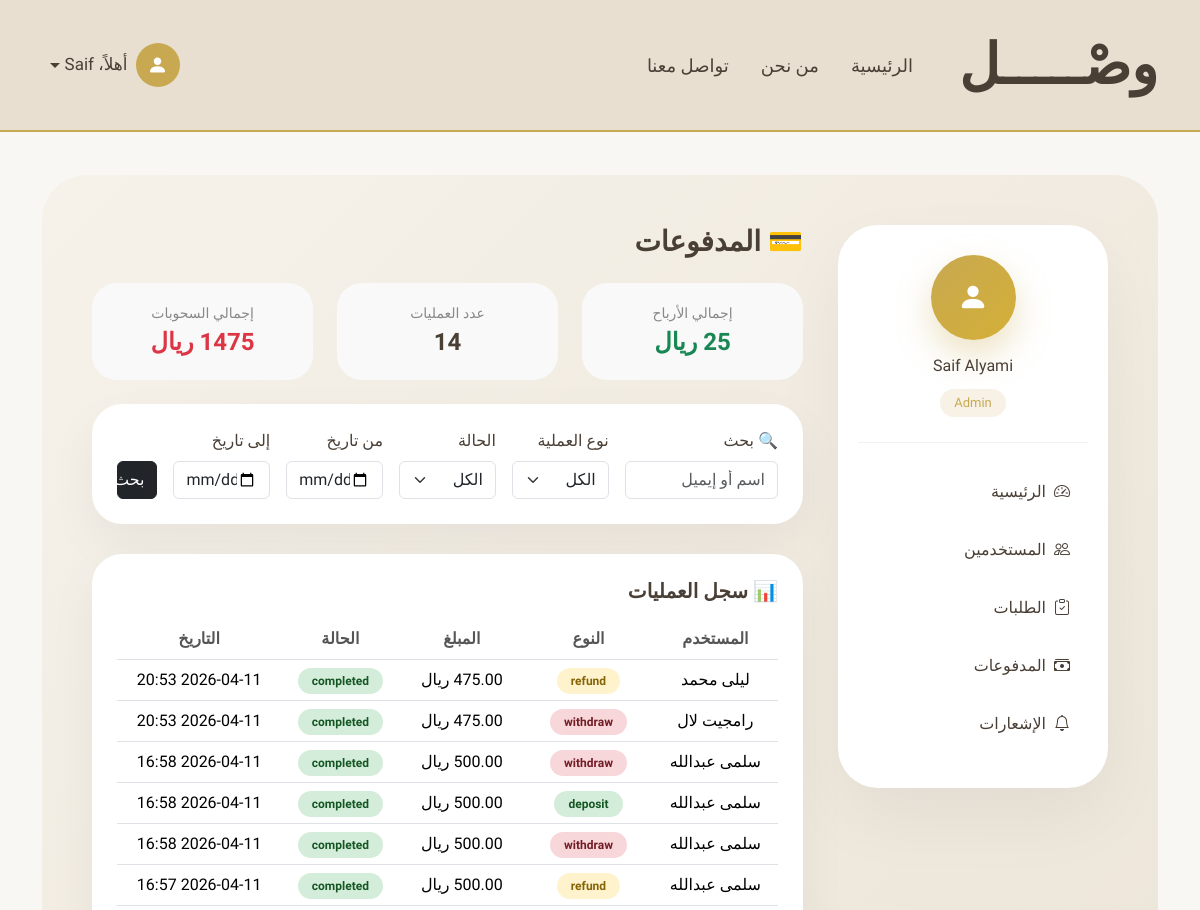
/admin-panel/payments/ (signed in, upper part), run on an earlier commit of the app's database.
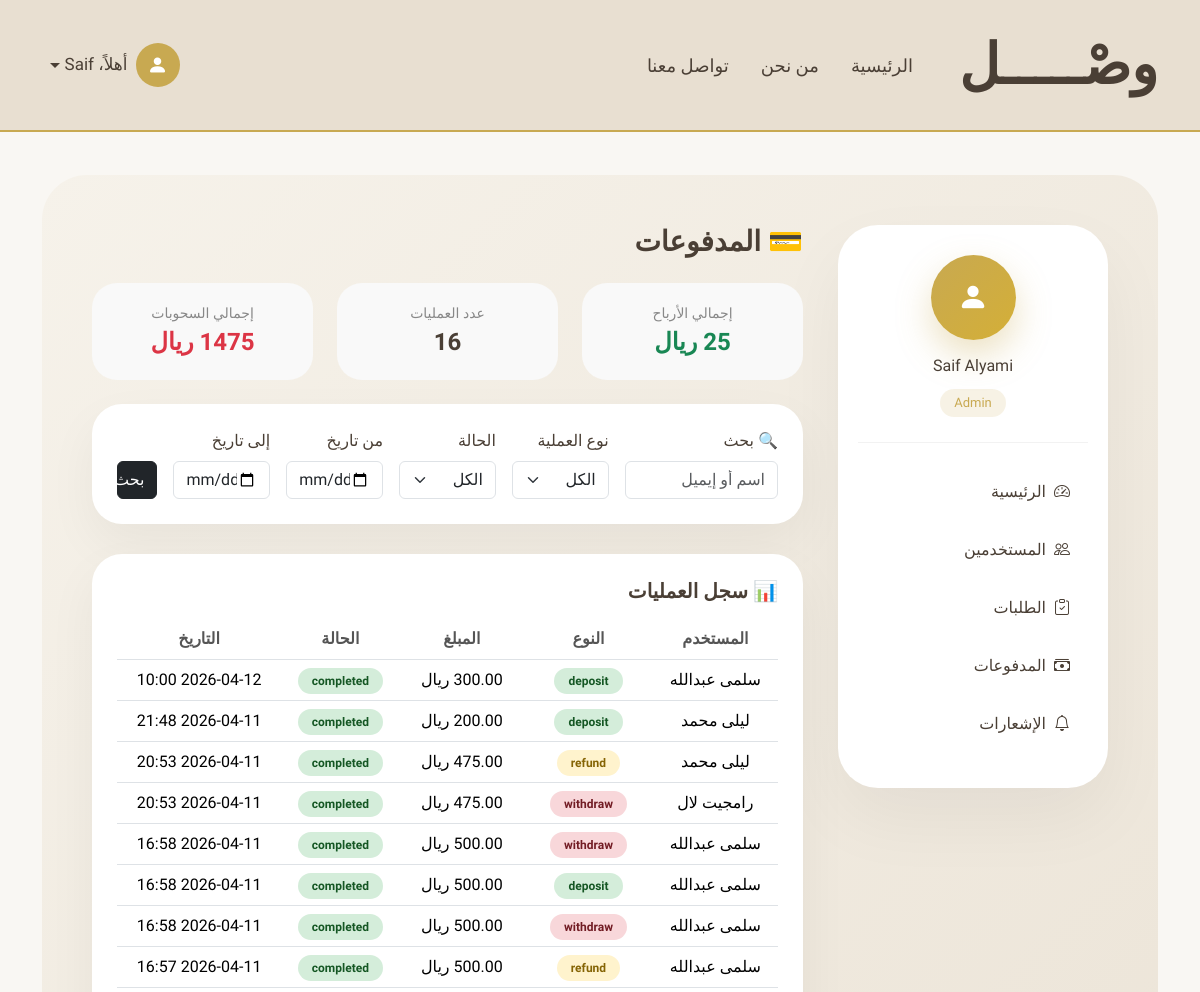
And on a later commit of the database.
### payment/models.py (models this page shows, shortened)
class Transaction(models.Model):
    TYPE_CHOICES = (
        ("deposit", "Deposit"),
        ("freeze", "Freeze"),
        ("release", "Release"),
        ("commission", "Commission"),
        ("refund", "Refund"),
        ("withdraw", "Withdraw"),
    )
    STATUS_CHOICES = (
        ("pending", "Pending"),
        ("completed", "Completed"),
        ("cancelled", "Cancelled"),
    )
    wallet = models.ForeignKey(
        Wallet,
        on_delete=models.CASCADE,
        related_name="transactions"
    )
    subscription_request = models.ForeignKey(
        "subscriptions.SubscriptionRequest",
        on_delete=models.SET_NULL,
        null=True,
        blank=True
    )
    type = models.CharField(max_length=20, choices=TYPE_CHOICES)
    amount = models.DecimalField(max_digits=10, decimal_places=2)
    commission_amount = models.DecimalField(
        max_digits=10,
        decimal_places=2,
        default=0
    )
    status = models.CharField(
        max_length=20,
        choices=STATUS_CHOICES,
        default="completed"
    )
    created_at = models.DateTimeField(auto_now_add=True)

class Wallet(models.Model):
    user = models.OneToOneField(
        settings.AUTH_USER_MODEL,
        on_delete=models.CASCADE,
        related_name="wallet"
    )
    balance = models.DecimalField(
        max_digits=10,
        decimal_places=2,
        default=0
    )
    frozen_balance = models.DecimalField(
        max_digits=10,
        decimal_places=2,
        default=0
    )
    created_at = models.DateTimeField(auto_now_add=True)

### accounts/models.py (models this page shows, shortened)
class User(AbstractUser):
    username = None  # حذفنا username رسميًا
    ROLE_CHOICES = (
        ('student', 'طالب'),
        ('driver', 'سائق'),
        ('admin', 'مدير'),  # 🔥 الجديد
    )
    STATUS_CHOICES = (
        ('active', 'Active'),
        ('banned', 'Banned'),
    )
    ADMIN_LEVELS = (
        (1, "Super Admin"),
        (2, "Manager"),
    )
    admin_level = models.IntegerField(
        choices=ADMIN_LEVELS,
        null=True,
        blank=True
    )
    email = models.EmailField(unique=True)
    role = models.CharField(
        max_length=20,
        choices=ROLE_CHOICES,
        default='student'
    )
    phone = models.CharField(max_length=20)
    city = models.ForeignKey(
        City,
        on_delete=models.PROTECT,
        related_name="users",
        verbose_name="المدينة"
    )
    status = models.CharField(
        max_length=20,
        choices=STATUS_CHOICES,
        default='active'
    )
    USERNAME_FIELD = "email"
    REQUIRED_FIELDS = ["first_name", "last_name", "phone"]
    objects = CustomUserManager()
    @property
    def full_name(self):
        return f"{self.first_name} {self.last_name}"

### admin_panel/decorators.py (the view)
        def wrapper(request, *args, **kwargs):
            if request.user.role != "admin":
                return redirect("main:index")
            if request.user.admin_level not in levels:
                return redirect("main:index")
            return view_func(request, *args, **kwargs)

### admin_panel/templates/admin_panel/payments.html (shortened to what this page needs)
{% extends "admin_panel/admin_base.html" %}
{% block admin_content %}
<h3 class="mb-4 fw-bold">💳 المدفوعات</h3>
<div class="row g-4 mb-4">
<div class="col-md-4">
    <div class="stat-card">
        <div class="stat-title">إجمالي الأرباح</div>
        <div class="stat-value text-success">
            {{ total_earnings }} ريال
        </div>
    </div>
</div>
<div class="col-md-4">
    <div class="stat-card">
        <div class="stat-title">عدد العمليات</div>
        <div class="stat-value">
            {{ total_transactions }}
        </div>
    </div>
</div>
<div class="col-md-4">
    <div class="stat-card">
        <div class="stat-title">إجمالي السحوبات</div>
        <div class="stat-value text-danger">
            {{ total_withdrawals }} ريال
        </div>
    </div>
</div>
</div>
<div class="section-card">
<form method="get">
<div class="row g-3">
<div class="col-md-3">
    <label class="form-label">🔍 بحث</label>
    <input type="text" name="search" class="form-control"
           placeholder="اسم أو إيميل"
           value="{{ search|default:'' }}">
</div>
<div class="col-md-2">
    <label class="form-label">نوع العملية</label>
    <select name="type" class="form-select">
        <option value="all">الكل</option>
    </select>
</div>
<div class="col-md-2">
    <label class="form-label">الحالة</label>
    <select name="status" class="form-select">
        <option value="all">الكل</option>
    </select>
</div>
<div class="col-md-2">
    <label class="form-label">من تاريخ</label>
    <input type="date" name="date_from" class="form-control" value="{{ date_from }}">
</div>
<div class="col-md-2">
    <label class="form-label">إلى تاريخ</label>
    <input type="date" name="date_to" class="form-control" value="{{ date_to }}">
</div>
<div class="col-md-1 d-flex align-items-end">
    <button type="submit" class="btn btn-dark w-100">
        بحث
    </button>
</div>
</div>
</form>
</div>
<div class="section-card">
<h5 class="mb-3 fw-bold">📊 سجل العمليات</h5>
<table class="table text-center align-middle">
<thead>
    <tr>
        <th>المستخدم</th>
        <th>النوع</th>
        <th>المبلغ</th>
        <th>الحالة</th>
        <th>التاريخ</th>
    </tr>
</thead>
<tbody>
{% for t in transactions %}
<tr>
<td>{{ t.wallet.user.full_name }}</td>
<td>
    <span class="badge-type {{ t.type }}">
        {{ t.type }}
    </span>
</td>
<td>{{ t.amount }} ريال</td>
<td>
    <span class="badge-type {{ t.status }}">
        {{ t.status }}
    </span>
</td>
<td>{{ t.created_at|date:"Y-m-d H:i" }}</td>
</tr>
{% empty %}
<tr>
    <td colspan="5" class="text-muted">
        لا توجد عمليات
    </td>
</tr>
{% endfor %}
</tbody>
</table>
</div>
{% endblock %}

What changed in the data, as far as the page shows it:
added Transaction: wallet.user.full_name "سلمى عبدالله", type "deposit", status "completed", created_at "2026-04-12 10:00"
added Transaction: wallet.user.full_name "ليلى محمد", type "deposit", status "completed", created_at "2026-04-11 21:48"
Also different on the page:
{{ total_transactions }}: "14" → "16"
